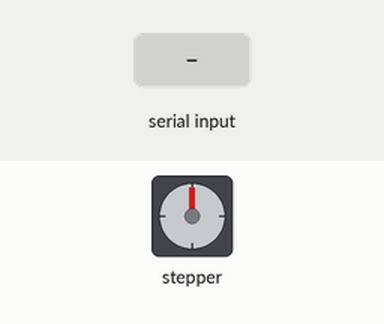
A sketch run on a simulated Arduino Uno, built with avr-gcc and run on an emulated ATmega328P. Parts: stepper motor. The test bench sets the inputs (shaded band). Stepper angles assume 200 steps per turn; what the sketch prints to the serial monitor is not drawn.

Above: at 1.2 s.
1.3 s: "1\n" received over Serial
At 1.45 s:
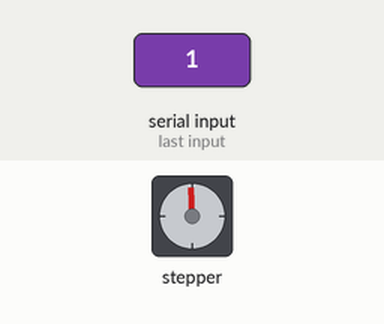
At 2.06 s:
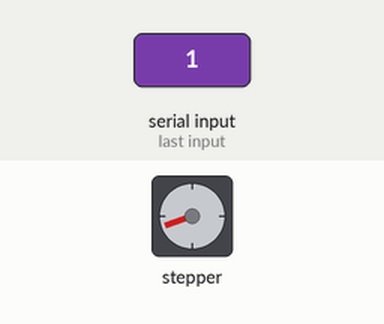
Timing chart, 0 to 13.3 s (numbered marks = the images above; inputs shaded):
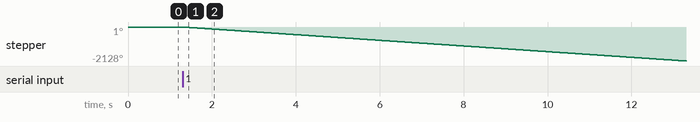

Measured:
- after the input at 1.3 s, stepper: keeps turning counter-clockwise at about 177°/s, starting at once

The sketch:

Spin.ino
```cpp
// Taylor Tabb. March 20 2018.
int i=0;
int spins=90;
int cycle=0;
int stat;
#include <Wire.h>
#include <Adafruit_MotorShield.h>
#include <Adafruit_PWMServoDriver.h>

// Create the motor shield object with the default I2C address
Adafruit_MotorShield AFMS = Adafruit_MotorShield();
// Or, create it with a different I2C address (say for stacking)
// Adafruit_MotorShield AFMS = Adafruit_MotorShield(0x61);

// Connect a stepper motor with 200 steps per revolution (1.8 degree)
// to motor port #2 (M3 and M4)
Adafruit_StepperMotor *myMotor = AFMS.getStepper(200, 1);


void setup() {
  Serial.begin(9600);           // set up Serial library at 9600 bps
  Serial.println("Let's spin some twine!");

  AFMS.begin();  // create with the default frequency 1.6KHz
  TWBR = ((F_CPU /400000l) - 16) / 2;
//  AFMS.begin(1000);  // OR with a different frequency, say 1KHz

  myMotor->setSpeed(3000000);  // 300 rpm
}

void loop() {

while (Serial.available() == 0);
int stat = Serial.parseInt(); //read int or parseFloat
while (stat == 1) {
//float spins = Serial.parseFloat(); //read int or parseFloat

  cycle=200*spins; // number of spings * spins per rotation
//  Serial.println(cycle);
  myMotor->step(cycle, BACKWARD, DOUBLE); //spin # of times as input
//  delay(100);
//  Serial.println("I have spun twine.");
  i=i+90;
  Serial.println(i);
  int stat = Serial.parseInt(); //read int or parseFloat
}
}
```
